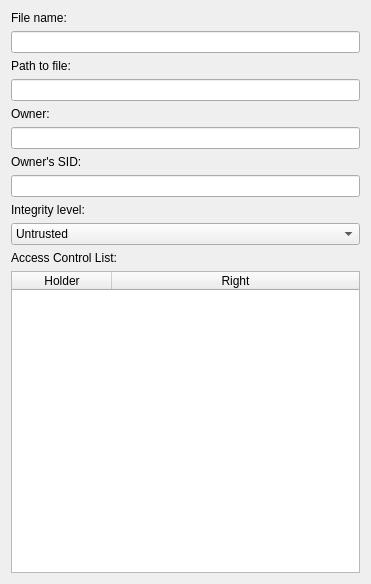
<?xml version="1.0" encoding="UTF-8"?>
<ui version="4.0">
 <class>HackFileWindow</class>
 <widget class="QDialog" name="HackFileWindow">
  <property name="geometry">
   <rect>
    <x>0</x>
    <y>0</y>
    <width>371</width>
    <height>584</height>
   </rect>
  </property>
  <property name="windowTitle">
   <string>Dialog</string>
  </property>
  <layout class="QVBoxLayout" name="verticalLayout">
   <item>
    <widget class="QLabel" name="label">
     <property name="text">
      <string>File name:</string>
     </property>
    </widget>
   </item>
   <item>
    <widget class="QLineEdit" name="fileNameLineEdit">
     <property name="readOnly">
      <bool>true</bool>
     </property>
    </widget>
   </item>
   <item>
    <widget class="QLabel" name="label_2">
     <property name="text">
      <string>Path to file:</string>
     </property>
    </widget>
   </item>
   <item>
    <widget class="QLineEdit" name="pathToFileLineEdit">
     <property name="readOnly">
      <bool>true</bool>
     </property>
    </widget>
   </item>
   <item>
    <widget class="QLabel" name="label_3">
     <property name="text">
      <string>Owner:</string>
     </property>
    </widget>
   </item>
   <item>
    <widget class="QLineEdit" name="ownerLineEdit">
     <property name="readOnly">
      <bool>false</bool>
     </property>
    </widget>
   </item>
   <item>
    <widget class="QLabel" name="label_4">
     <property name="text">
      <string>Owner's SID:</string>
     </property>
    </widget>
   </item>
   <item>
    <widget class="QLineEdit" name="ownerSidLineEdit">
     <property name="readOnly">
      <bool>true</bool>
     </property>
    </widget>
   </item>
   <item>
    <widget class="QLabel" name="label_5">
     <property name="text">
      <string>Integrity level:</string>
     </property>
    </widget>
   </item>
   <item>
    <widget class="QComboBox" name="integrityLevelComboBox">
     <item>
      <property name="text">
       <string>Untrusted</string>
      </property>
     </item>
     <item>
      <property name="text">
       <string>Low</string>
      </property>
     </item>
     <item>
      <property name="text">
       <string>Medium</string>
      </property>
     </item>
     <item>
      <property name="text">
       <string>High</string>
      </property>
     </item>
    </widget>
   </item>
   <item>
    <widget class="QLabel" name="label_6">
     <property name="text">
      <string>Access Control List:</string>
     </property>
    </widget>
   </item>
   <item>
    <widget class="QTableWidget" name="aclTable">
     <property name="mouseTracking">
      <bool>false</bool>
     </property>
     <property name="editTriggers">
      <set>QAbstractItemView::NoEditTriggers</set>
     </property>
     <attribute name="horizontalHeaderStretchLastSection">
      <bool>true</bool>
     </attribute>
     <column>
      <property name="text">
       <string>Holder</string>
      </property>
     </column>
     <column>
      <property name="text">
       <string>Right</string>
      </property>
     </column>
    </widget>
   </item>
  </layout>
 </widget>
 <resources/>
 <connections/>
</ui>
